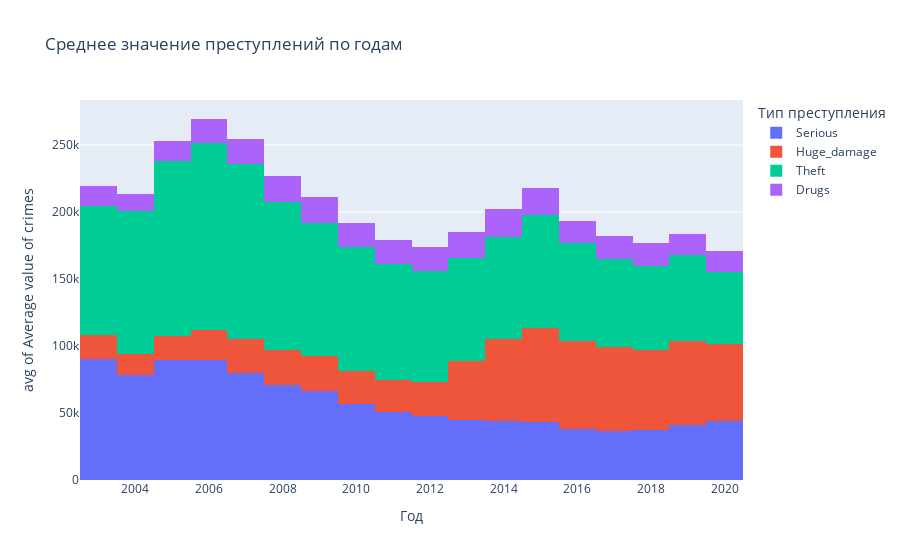
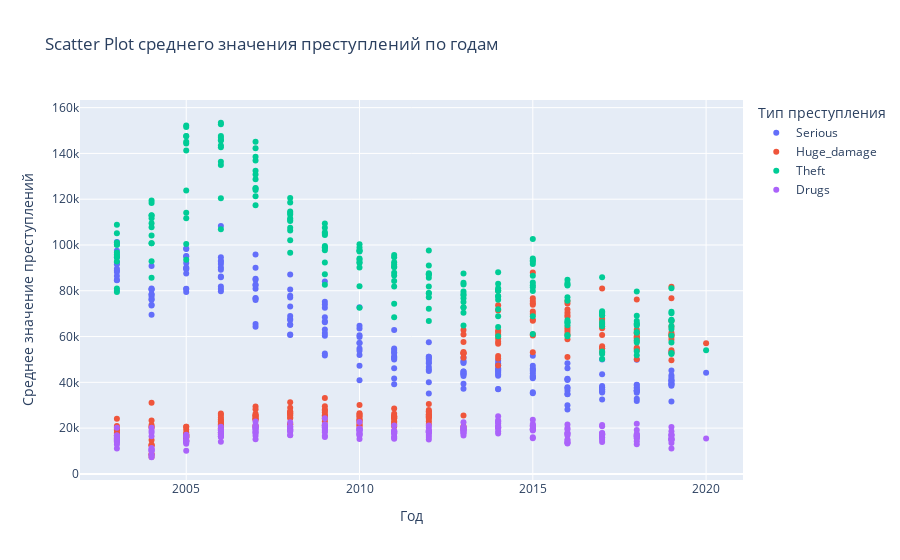

The code cell stored with these charts, in order, in its notebook:
### Code cell
df['month'] = pd.to_datetime(df['month'], format='%d.%m.%Y')

# Get the year from the 'month' column
df['Year'] = df['month'].dt.year

# Convert data to long format
df_long = df.melt(id_vars=['Year', 'month'], value_vars=['Serious', 'Huge_damage', 'Theft', 'Drugs'],
                  var_name='Crime_Type', value_name='Crime_Value')

fig_hist = px.histogram(df_long, x='Year', y='Crime_Value', color='Crime_Type',
                        title='Average value of crimes by year',
                        labels={'Crime_Value': 'Average value of crimes', 'Year': 'Year', 'Crime_Type': 'Crime types'},
                        histfunc='avg')

fig_scatter = px.scatter(df_long, x='Year', y='Crime_Value', color='Crime_Type',
                          title='Average value of crimes by year',
                          labels={'Crime_Value': 'Average value of crimes by year', 'Year': 'Year', 'Crime_Type': 'Crime types'})

fig_hist.show()
fig_scatter.show()

### Figure 1 — Plotly figure (JSON) as saved in the notebook; plotly's stock layout.template omitted (floating-point values rounded to 4 significant figures; data arrays with more than 128 entries replaced by an {"elided": "..."} marker saying what was removed)
{"data": [{"alignmentgroup": "True", "bingroup": "x", "histfunc": "avg", "hovertemplate": "Тип преступления=Serious<br>Год=%{x}<br>avg of Average value of crimes=%{y}<extra></extra>", "legendgroup": "Serious", "marker": {"color": "#636efa", "pattern": {"shape": ""}}, "name": "Serious", "offsetgroup": "Serious", "orientation": "v", "showlegend": true, "type": "histogram", "x": {"elided": "205 int values"}, "xaxis": "x", "y": {"elided": "205 int values"}, "yaxis": "y"}, {"alignmentgroup": "True", "bingroup": "x", "histfunc": "avg", "hovertemplate": "Тип преступления=Huge_damage<br>Год=%{x}<br>avg of Average value of crimes=%{y}<extra></extra>", "legendgroup": "Huge_damage", "marker": {"color": "#EF553B", "pattern": {"shape": ""}}, "name": "Huge_damage", "offsetgroup": "Huge_damage", "orientation": "v", "showlegend": true, "type": "histogram", "x": {"elided": "205 int values"}, "xaxis": "x", "y": {"elided": "205 int values"}, "yaxis": "y"}, {"alignmentgroup": "True", "bingroup": "x", "histfunc": "avg", "hovertemplate": "Тип преступления=Theft<br>Год=%{x}<br>avg of Average value of crimes=%{y}<extra></extra>", "legendgroup": "Theft", "marker": {"color": "#00cc96", "pattern": {"shape": ""}}, "name": "Theft", "offsetgroup": "Theft", "orientation": "v", "showlegend": true, "type": "histogram", "x": {"elided": "205 int values"}, "xaxis": "x", "y": {"elided": "205 int values"}, "yaxis": "y"}, {"alignmentgroup": "True", "bingroup": "x", "histfunc": "avg", "hovertemplate": "Тип преступления=Drugs<br>Год=%{x}<br>avg of Average value of crimes=%{y}<extra></extra>", "legendgroup": "Drugs", "marker": {"color": "#ab63fa", "pattern": {"shape": ""}}, "name": "Drugs", "offsetgroup": "Drugs", "orientation": "v", "showlegend": true, "type": "histogram", "x": {"elided": "205 int values"}, "xaxis": "x", "y": {"elided": "205 int values"}, "yaxis": "y"}], "layout": {"autosize": true, "barmode": "relative", "legend": {"title": {"text": "Тип преступления"}, "tracegroupgap": 0}, "title": {"text": "Среднее значение преступлений по годам"}, "xaxis": {"anchor": "y", "autorange": true, "domain": [0, 1], "range": [2002.0, 2020.0], "title": {"text": "Год"}, "type": "linear"}, "yaxis": {"anchor": "x", "autorange": true, "domain": [0, 1], "range": [0, 283600.0], "title": {"text": "avg of Average value of crimes"}, "type": "linear"}}}

### Figure 2 — Plotly figure (JSON) as saved in the notebook; plotly's stock layout.template omitted (floating-point values rounded to 4 significant figures; data arrays with more than 128 entries replaced by an {"elided": "..."} marker saying what was removed)
{"data": [{"hovertemplate": "Тип преступления=Serious<br>Год=%{x}<br>Среднее значение преступлений=%{y}<extra></extra>", "legendgroup": "Serious", "marker": {"color": "#636efa", "symbol": "circle"}, "mode": "markers", "name": "Serious", "orientation": "v", "showlegend": true, "type": "scatter", "x": {"elided": "205 int values"}, "xaxis": "x", "y": {"elided": "205 int values"}, "yaxis": "y"}, {"hovertemplate": "Тип преступления=Huge_damage<br>Год=%{x}<br>Среднее значение преступлений=%{y}<extra></extra>", "legendgroup": "Huge_damage", "marker": {"color": "#EF553B", "symbol": "circle"}, "mode": "markers", "name": "Huge_damage", "orientation": "v", "showlegend": true, "type": "scatter", "x": {"elided": "205 int values"}, "xaxis": "x", "y": {"elided": "205 int values"}, "yaxis": "y"}, {"hovertemplate": "Тип преступления=Theft<br>Год=%{x}<br>Среднее значение преступлений=%{y}<extra></extra>", "legendgroup": "Theft", "marker": {"color": "#00cc96", "symbol": "circle"}, "mode": "markers", "name": "Theft", "orientation": "v", "showlegend": true, "type": "scatter", "x": {"elided": "205 int values"}, "xaxis": "x", "y": {"elided": "205 int values"}, "yaxis": "y"}, {"hovertemplate": "Тип преступления=Drugs<br>Год=%{x}<br>Среднее значение преступлений=%{y}<extra></extra>", "legendgroup": "Drugs", "marker": {"color": "#ab63fa", "symbol": "circle"}, "mode": "markers", "name": "Drugs", "orientation": "v", "showlegend": true, "type": "scatter", "x": {"elided": "205 int values"}, "xaxis": "x", "y": {"elided": "205 int values"}, "yaxis": "y"}], "layout": {"autosize": true, "legend": {"title": {"text": "Тип преступления"}, "tracegroupgap": 0}, "title": {"text": "Scatter Plot среднего значения преступлений по годам"}, "xaxis": {"anchor": "y", "autorange": true, "domain": [0, 1], "range": [2002.0, 2021.0], "title": {"text": "Год"}, "type": "linear"}, "yaxis": {"anchor": "x", "autorange": true, "domain": [0, 1], "range": [-4783.0, 165500.0], "title": {"text": "Среднее значение преступлений"}, "type": "linear"}}}
